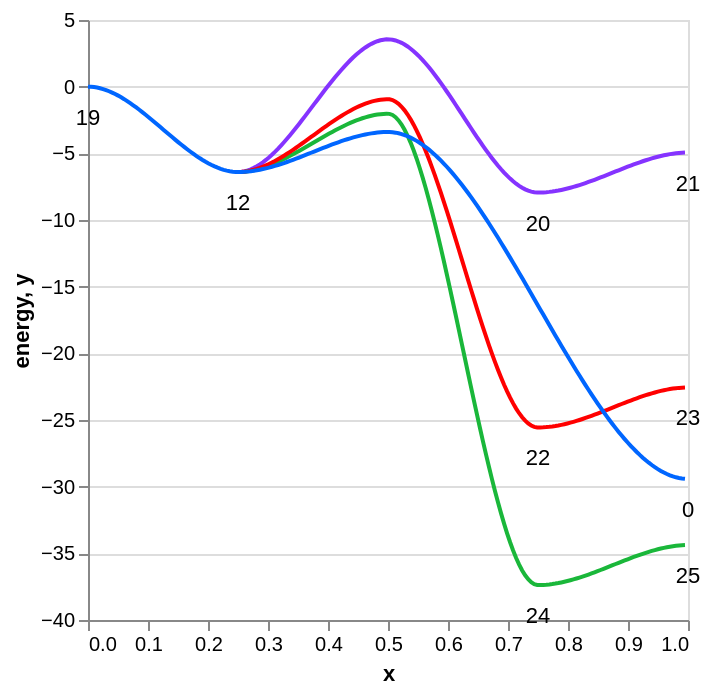

Notebook code cell kept with this figure:
### Code cell
root_key = 19
leaf_keys = [0, 23, 25, 21]

node_paths = mess.surf.node_paths_from_source(surf, root_key, leaf_keys=leaf_keys)
mess.surf.plot_paths(surf, node_paths, stack_nodes=[[20, 22, 24]], stack_edges=[[(12, 20), (12, 0)]])

### Figure 1 — Vega-Lite specification as saved in the notebook (floating-point values rounded to 4 significant figures; data arrays with more than 128 entries replaced by an {"elided": "..."} marker saying what was removed)
{"config": {"view": {"continuousWidth": 300, "continuousHeight": 300}}, "layer": [{"data": {"name": "data-c1e428be2f7e11991362d9fb60b1eabb"}, "mark": {"type": "line"}, "encoding": {"color": {"field": "path", "legend": null, "scale": {"domain": ["0", "1", "2", "3"], "range": ["#0066ff", "#ff0000", "#1ab73a", "#8533ff"]}, "type": "nominal"}, "x": {"axis": null, "field": "x", "type": "temporal"}, "y": {"field": "energy", "type": "quantitative"}}, "transform": [{"fold": ["3", "2", "1", "0"], "as": ["path", "energy"]}]}, {"data": {"name": "data-f59e5ea72192c98fa39dde1383a63f03"}, "mark": {"type": "text", "baseline": "top", "dy": 10}, "encoding": {"text": {"field": "label", "type": "quantitative"}, "x": {"field": "x", "type": "quantitative"}, "y": {"field": "y", "type": "quantitative"}}}], "$schema": "https://vega.github.io/schema/vega-lite/v5.20.1.json", "datasets": {"data-c1e428be2f7e11991362d9fb60b1eabb": {"elided": "200 records"}, "data-f59e5ea72192c98fa39dde1383a63f03": [{"x": 0.0, "y": 0.0, "label": 19}, {"x": 0.25, "y": -6.4, "label": 12}, {"x": 1.0, "y": -29.42, "label": 0}, {"x": 0.75, "y": -25.56, "label": 22}, {"x": 1.0, "y": -22.56, "label": 23}, {"x": 0.75, "y": -37.38, "label": 24}, {"x": 1.0, "y": -34.38, "label": 25}, {"x": 0.75, "y": -7.94, "label": 20}, {"x": 1.0, "y": -4.94, "label": 21}]}}
